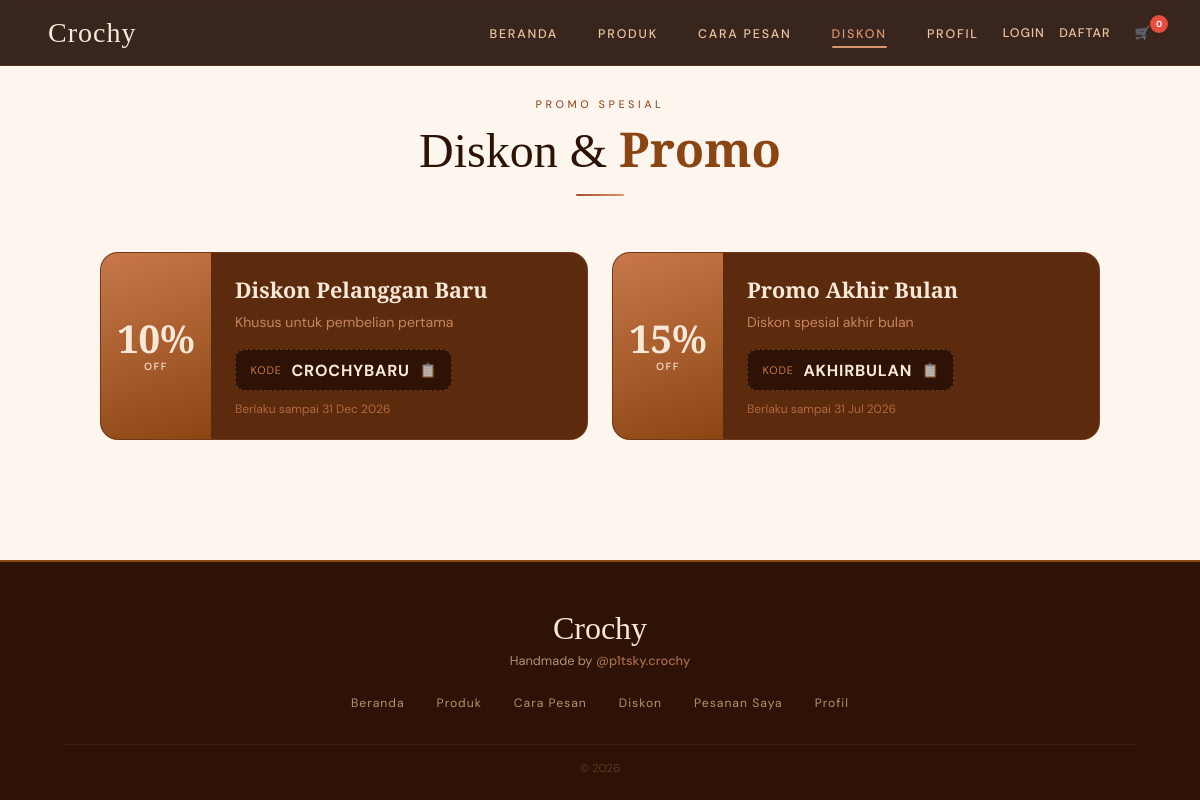
/diskon.php, run on the app's committed database.
### tables this page shows
CREATE TABLE IF NOT EXISTS diskon (
  id               INT UNSIGNED AUTO_INCREMENT PRIMARY KEY,
  judul            VARCHAR(30) NOT NULL,
  deskripsi        VARCHAR(100),
  persen           TINYINT UNSIGNED NOT NULL,
  kode_promo       VARCHAR(30) NOT NULL UNIQUE,
  berlaku_sampai   DATE DEFAULT NULL,
  aktif            TINYINT(1) NOT NULL DEFAULT 1,
  created_at       TIMESTAMP DEFAULT CURRENT_TIMESTAMP
);

### partials/bootstrap.php (called while the page is built, shortened)
<?php
require __DIR__ . "/../config.php";
$userLogin = null;
$daftarDiskon = [];
$hasilDiskon = $koneksi->query("SELECT * FROM diskon WHERE aktif = 1 ORDER BY id ASC");
if ($hasilDiskon) {
  while ($row = $hasilDiskon->fetch_assoc()) {
    $daftarDiskon[] = $row;
  }
}

### diskon.php (the view, shortened to what this page needs)
<?php
require "partials/bootstrap.php";
$halamanAktif = "diskon";
require "partials/head.php";
?>
<section id="diskon">
  <div class="section-header">
    <p class="section-eyebrow">Promo Spesial</p>
    <h2 class="section-title">Diskon &amp; <em>Promo</em></h2>
    <div class="section-rule"></div>
  </div>
  <div class="diskon-wrap">
    <?php if (empty($daftarDiskon)): ?>
      <p class="teks-kosong">Belum ada promo aktif saat ini. Pantau terus ya! 🧶</p>
    <?php else: ?>
      <?php foreach ($daftarDiskon as $diskon): ?>
      <div class="diskon-card">
        <div class="diskon-persen"><?= (int)$diskon['persen'] ?>%<span>OFF</span></div>
        <div class="diskon-body">
          <h3 class="diskon-judul"><?= htmlspecialchars($diskon['judul']) ?></h3>
          <?php if (!empty($diskon['deskripsi'])): ?>
            <p class="diskon-desc"><?= htmlspecialchars($diskon['deskripsi']) ?></p>
          <?php endif; ?>
          <div class="diskon-footer">
            <div class="diskon-kode" onclick="salinKodePromo(this)" data-kode="<?= htmlspecialchars($diskon['kode_promo']) ?>">
              <span class="kode-label">Kode</span>
              <span class="kode-teks"><?= htmlspecialchars($diskon['kode_promo']) ?></span>
              <span class="kode-icon">📋</span>
            </div>
            <?php if (!empty($diskon['berlaku_sampai'])): ?>
            <div class="diskon-berlaku">Berlaku sampai <?= date('d M Y', strtotime($diskon['berlaku_sampai'])) ?></div>
            <?php endif; ?>
          </div>
        </div>
      </div>
      <?php endforeach; ?>
    <?php endif; ?>
  </div>
</section>
<?php require "partials/footer.php"; ?>

### partials/head.php (shortened to what this page needs)
<!DOCTYPE html>
<html lang="id">
<head>
  <link rel="stylesheet" href="css/style.css"/>
</head>
<body>
<?php require __DIR__ . "/navbar.php"; ?>

### partials/navbar.php (shortened to what this page needs)
<?php
$halamanAktif = $halamanAktif ?? '';
function navAktif($nama, $halamanAktif) {
  return $nama === $halamanAktif ? ' class="active"' : '';
}
?>
<nav>
  <a class="nav-logo" href="index.php">Crochy</a>
  <div class="nav-right">
    <ul class="nav-links" id="navLinks">
      <li><a href="index.php"<?= navAktif('beranda', $halamanAktif) ?>>Beranda</a></li>
      <li><a href="produk.php"<?= navAktif('produk', $halamanAktif) ?>>Produk</a></li>
      <li><a href="cara-pesan.php"<?= navAktif('cara-pesan', $halamanAktif) ?>>Cara Pesan</a></li>
      <li><a href="diskon.php"<?= navAktif('diskon', $halamanAktif) ?>>Diskon</a></li>
      <li><a href="profil.php"<?= navAktif('profil', $halamanAktif) ?>>Profil</a></li>
    </ul>
    <div class="nav-user">
      <?php if ($userLogin && $userLogin['role'] === 'penjual'): ?>
        <span class="nav-hi">Hai, <?= htmlspecialchars($userLogin['nama']) ?> (Penjual)</span>
        <a href="seller/dashboard.php">Seller Centre</a>
        <a href="auth/logout.php">Logout</a>
      <?php elseif ($userLogin): ?>
        <span class="nav-hi">Hai, <?= htmlspecialchars($userLogin['nama']) ?></span>
        <a href="auth/logout.php">Logout</a>
      <?php else: ?>
        <a href="auth/login.php">Login</a>
        <a href="auth/register.php">Daftar</a>
      <?php endif; ?>
    </div>
    <a href="keranjang.php" class="cart-badge" id="cartBadge">
      🛒
      <span class="badge-count" id="badgeCount">0</span>
    </a>
  </div>
</nav>

### partials/footer.php (shortened to what this page needs)
<footer>
  <div class="footer-logo">Crochy</div>
  <div class="footer-credit">Handmade by <a href="https://www.instagram.com/p1tsky.crochy/" target="_blank" rel="noopener">@p1tsky.crochy</a></div>
  <ul class="footer-links">
    <li><a href="index.php">Beranda</a></li>
    <li><a href="produk.php">Produk</a></li>
    <li><a href="cara-pesan.php">Cara Pesan</a></li>
    <li><a href="keranjang.php">Diskon</a></li>
    <li><a href="diskon.php">Pesanan Saya</a></li>
    <li><a href="profil.php">Profil</a></li>
  </ul>
  <hr class="footer-hr"/>
  <div class="footer-copy">© 2026</div>
</footer>
</body>
</html>

### data on the page
diskon: persen "10", judul "Diskon Pelanggan Baru", deskripsi "Khusus untuk pembelian pertama", kode_promo "CROCHYBARU", berlaku_sampai "31 Dec 2026"
diskon: persen "15", judul "Promo Akhir Bulan", deskripsi "Diskon spesial akhir bulan", kode_promo "AKHIRBULAN", berlaku_sampai "31 Jul 2026"
